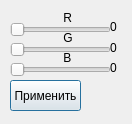
<?xml version="1.0" encoding="UTF-8"?>
<ui version="4.0">
 <class>TwoWindow</class>
 <widget class="QDialog" name="TwoWindow">
  <property name="geometry">
   <rect>
    <x>0</x>
    <y>0</y>
    <width>132</width>
    <height>124</height>
   </rect>
  </property>
  <property name="windowTitle">
   <string>Dialog</string>
  </property>
  <widget class="QSlider" name="horizontalSlider_5">
   <property name="geometry">
    <rect>
     <x>10</x>
     <y>40</y>
     <width>101</width>
     <height>20</height>
    </rect>
   </property>
   <property name="maximum">
    <number>255</number>
   </property>
   <property name="orientation">
    <enum>Qt::Horizontal</enum>
   </property>
  </widget>
  <widget class="QLabel" name="label_5">
   <property name="geometry">
    <rect>
     <x>60</x>
     <y>30</y>
     <width>16</width>
     <height>16</height>
    </rect>
   </property>
   <property name="text">
    <string> G</string>
   </property>
  </widget>
  <widget class="QLabel" name="label_7">
   <property name="geometry">
    <rect>
     <x>60</x>
     <y>10</y>
     <width>16</width>
     <height>16</height>
    </rect>
   </property>
   <property name="text">
    <string> R</string>
   </property>
  </widget>
  <widget class="QSlider" name="horizontalSlider_6">
   <property name="geometry">
    <rect>
     <x>10</x>
     <y>20</y>
     <width>101</width>
     <height>20</height>
    </rect>
   </property>
   <property name="maximum">
    <number>255</number>
   </property>
   <property name="orientation">
    <enum>Qt::Horizontal</enum>
   </property>
  </widget>
  <widget class="QLabel" name="label_8">
   <property name="geometry">
    <rect>
     <x>60</x>
     <y>50</y>
     <width>16</width>
     <height>16</height>
    </rect>
   </property>
   <property name="text">
    <string> B</string>
   </property>
  </widget>
  <widget class="QSlider" name="horizontalSlider_7">
   <property name="geometry">
    <rect>
     <x>10</x>
     <y>60</y>
     <width>101</width>
     <height>20</height>
    </rect>
   </property>
   <property name="maximum">
    <number>255</number>
   </property>
   <property name="orientation">
    <enum>Qt::Horizontal</enum>
   </property>
  </widget>
  <widget class="QPushButton" name="pushButton_10">
   <property name="geometry">
    <rect>
     <x>10</x>
     <y>80</y>
     <width>71</width>
     <height>31</height>
    </rect>
   </property>
   <property name="text">
    <string>Применить</string>
   </property>
  </widget>
  <widget class="QLabel" name="label_6">
   <property name="geometry">
    <rect>
     <x>110</x>
     <y>19</y>
     <width>21</width>
     <height>16</height>
    </rect>
   </property>
   <property name="text">
    <string>0</string>
   </property>
  </widget>
  <widget class="QLabel" name="label_9">
   <property name="geometry">
    <rect>
     <x>110</x>
     <y>40</y>
     <width>21</width>
     <height>16</height>
    </rect>
   </property>
   <property name="text">
    <string>0</string>
   </property>
  </widget>
  <widget class="QLabel" name="label_10">
   <property name="geometry">
    <rect>
     <x>110</x>
     <y>60</y>
     <width>21</width>
     <height>16</height>
    </rect>
   </property>
   <property name="text">
    <string>0</string>
   </property>
  </widget>
  <widget class="QLabel" name="CUBE">
   <property name="geometry">
    <rect>
     <x>90</x>
     <y>80</y>
     <width>30</width>
     <height>30</height>
    </rect>
   </property>
   <property name="text">
    <string/>
   </property>
  </widget>
 </widget>
 <resources/>
 <connections>
  <connection>
   <sender>horizontalSlider_6</sender>
   <signal>valueChanged(int)</signal>
   <receiver>label_6</receiver>
   <slot>setNum(int)</slot>
   <hints>
    <hint type="sourcelabel">
     <x>57</x>
     <y>31</y>
    </hint>
    <hint type="destinationlabel">
     <x>129</x>
     <y>18</y>
    </hint>
   </hints>
  </connection>
  <connection>
   <sender>horizontalSlider_5</sender>
   <signal>valueChanged(int)</signal>
   <receiver>label_9</receiver>
   <slot>setNum(int)</slot>
   <hints>
    <hint type="sourcelabel">
     <x>37</x>
     <y>46</y>
    </hint>
    <hint type="destinationlabel">
     <x>121</x>
     <y>47</y>
    </hint>
   </hints>
  </connection>
  <connection>
   <sender>horizontalSlider_7</sender>
   <signal>valueChanged(int)</signal>
   <receiver>label_10</receiver>
   <slot>setNum(int)</slot>
   <hints>
    <hint type="sourcelabel">
     <x>28</x>
     <y>64</y>
    </hint>
    <hint type="destinationlabel">
     <x>122</x>
     <y>63</y>
    </hint>
   </hints>
  </connection>
 </connections>
</ui>
